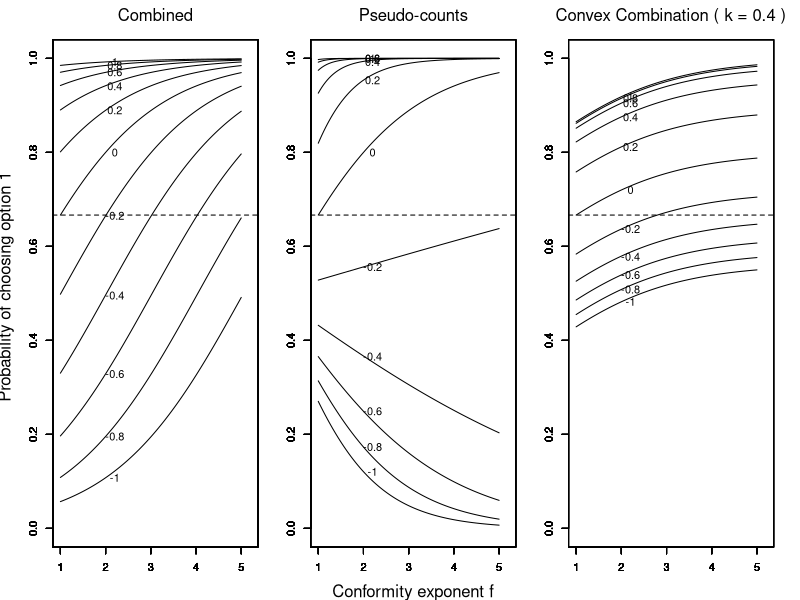

Source code (R):

# Code to compute and plot implied probabilities of choosing option 1 of 4 according 
# to 3 different ways to combine conformity and experience (here called "Age")
# see preregistration document for details


# First we construct available social information

Info <- data.frame(Ind1=rep(0,2), Ind2=rep(0,2), Ind3=rep(0,2), row.names = c("Choices", "Ages"))

# Which of options 1-4 did 3 models choose in previous round?

Info["Choices",1] <- 1
Info["Choices",2] <- 1
Info["Choices",3] <- 4


#What is their experience ("Age") in the present region?

Info["Ages",1] <- 5
Info["Ages",2] <- 10
Info["Ages",3] <- 4

#Frequency of each option among models

n1 = length(which(Info["Choices",]==1))
n2 = length(which(Info["Choices",]==2))
n3 = length(which(Info["Choices",]==3))
n4 = length(which(Info["Choices",]==4))


#3 options to combine conformity and experience/age bias

# 1) All combined into one expression with experience per option as cue similar to frequency of that option
  
functComb <- function(x){
  
  #Compute average experience PER OPTION if it was chosen
  
  if (n1 != 0){
    age1 = sum(Info["Ages",][Info["Choices",]==1]) / n1
  } else {
    age1 = 0
  }
  
  if (n2 != 0){
    age2 = sum(Info["Ages",][Info["Choices",]==2]) / n2
  } else {
    age2 = 0
  }
  
  if (n3 != 0){
    age3 = sum(Info["Ages",][Info["Choices",]==3]) / n3
  } else {
    age3 = 0
  }
  
  if (n4 != 0){
    age4 = sum(Info["Ages",][Info["Choices",]==4]) / n4
  } else {
    age4 = 0
  }
  
  (n1^x)*exp(b*age1) / ((n1^x)*exp(b*age1)+(n2^x)*exp(b*age2)+(n3^x)*exp(b*age3)+(n4^x)*exp(b*age4))
} 

# 2) Pseudocounts for individuals

functPseudo <- function(x) {

#Fist we calculate pseudo counts for all 4 options. 
  
Pseudo_n1 <- 0
for (i in Info["Ages",][Info["Choices",]==1]) {
  Pseudo_n1 <-  Pseudo_n1 + exp(b*i)
}

Pseudo_n2 <- 0
for (i in Info["Ages",][Info["Choices",]==2]) {
  Pseudo_n2 <-  Pseudo_n2 + exp(b*i)
}

Pseudo_n3 <- 0
for (i in Info["Ages",][Info["Choices",]==3]) {
  Pseudo_n3 <-  Pseudo_n3 + exp(b*i)
}

Pseudo_n4 <- 0
for (i in Info["Ages",][Info["Choices",]==4]) {
  Pseudo_n4 <-  Pseudo_n4 + exp(b*i)
}

#Pseudocounts are then used in standard conformity expression
Pseudo_n1^x / (Pseudo_n1^x + Pseudo_n2^x+ Pseudo_n3^x+ Pseudo_n4^x)

}


#3 Convex combination of conformity and experience

#Assign relative strength of conformity and experience bias; 1 is all conformity
  
k = 0.4
  
functConvex <- function(x){
  
  Ages1 <- 0
  for (i in Info["Ages",][Info["Choices",]==1]) {
    Ages1 <-  Ages1 + exp(b*i)
  }

  Ages2 <- 0
  for (i in Info["Ages",][Info["Choices",]==2]) {
    Ages2 <-  Ages2 + exp(b*i)
  }

  Ages3 <- 0
  for (i in Info["Ages",][Info["Choices",]==3]) {
    Ages3 <-  Ages3 + exp(b*i)
  }

  Ages4 <- 0
  for (i in Info["Ages",][Info["Choices",]==4]) {
    Ages4 <-  Ages4 + exp(b*i)
  }

  
     k * (n1^x / ((n1^x)+(n2^x)+(n3^x)+(n4^x))) +
  (1-k)* (Ages1 / (Ages1 + Ages2 + Ages3 + Ages4))
}


par(mfrow=c(1,3), 
    oma = c(2,2,0,0), 
    mar= c(2,2,3,2))

#plot implied probabilities

par(new=FALSE)
for (b in seq(-1,1, by=0.2)) {
  curve( functComb, from = 1, to=5, ylim=c(0,1),xlim=c(1,5.2),xlab= "", ylab = "")
  text(2+0.2, functComb(x=2), b)
  par(new=TRUE)
}
abline(h=n1/3, lty=2)
mtext(side=3, "Combined", line = 1.2)



par(new=FALSE)
for (b in seq(-1,1, by=0.2)) {
  curve( functPseudo, from = 1, to=5, ylim=c(0,1),xlim=c(1,5.2),xlab= "", ylab = "")
  text(2+0.2, functPseudo(x=2), b)
  par(new=TRUE)
}
abline(h=n1/3, lty=2)
mtext(side=3, "Pseudo-counts", line = 1.2)



par(new=FALSE)
for (b in seq(-1,1, by=0.2)) {
  curve( functConvex(x), from = 1, to=5, ylim=c(0,1),xlim=c(1,5.2),xlab= "", ylab = "")
  text(2+0.2, functConvex(x=2), b)
  par(new=TRUE)
}
abline(h=n1/3, lty=2)
mtext(side=3, paste("Convex Combination ( k =", k,")"), line = 1.2)

mtext(side=1, "Conformity exponent f", line = 1, outer = TRUE)
mtext(side=2, "Probability of choosing option 1", line = 1, outer = TRUE)


